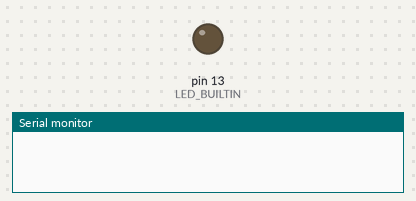
Simulated run of this sketch. Board: Arduino Uno, built with avr-gcc and run on an emulated ATmega328P. Shown: output pins drawn as LEDs (lit = HIGH), the last lines printed to the serial monitor. The modem accepts every AT command (registered, SIM ready, sends succeed) and sends nothing else. At 6.0 s the program stops and its outputs stay as they are.

Above: at 0.1 s.
At 6.1 s:
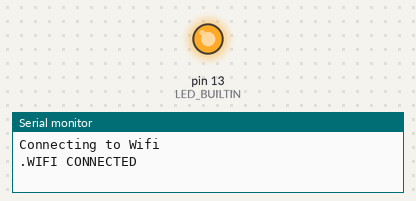
Timing chart, 0 to 7.5 s (numbered marks = the images above):
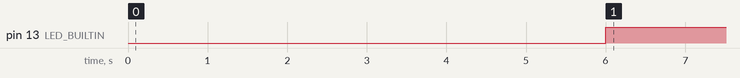

The sketch:

esp8266-blink.ino
```cpp
#include <SoftwareSerial.h>
#include <stdlib.h>

SoftwareSerial ESP8266(2, 3); // RX, TX
unsigned char check_connection=0;
unsigned char times_check=0;

void setup() {
  pinMode(LED_BUILTIN, OUTPUT);
  Serial.begin(115200);
  ESP8266.begin(115200);
  ESP8266.print("***VER:");
  delay(2000);
  ESP8266.println("AT+RST");
  delay(1000);
  ESP8266.println("AT+GMR");
  delay(1000);
  ESP8266.println("AT+CWMODE=3");
  delay(1000);
  ESP8266.println("AT+CWLAP");
  delay(1000);
}


void loop()
{
  digitalWrite(LED_BUILTIN, HIGH);
  Serial.println("Connecting to Wifi");
   while(check_connection==0)
  {
  Serial.print(".");
  ESP8266.print("AT+CWJAP=\"YOUR_WIFI_SSID\",\"YOUR_WIFI_PASSWORD\"\r\n");
  ESP8266.setTimeout(5000);
  if(ESP8266.find("WIFI CONNECTED\r\n")==1)
  {
  Serial.println("WIFI CONNECTED");
  break;
  }
  times_check++;
  if(times_check>3)
  {
    times_check=0;
      Serial.println("Trying to Reconnect..");
    }
  }
  while(1);
}
```

Measured:
- by itself, pin 13 (LED_BUILTIN): LOW → HIGH at 6.0 s
